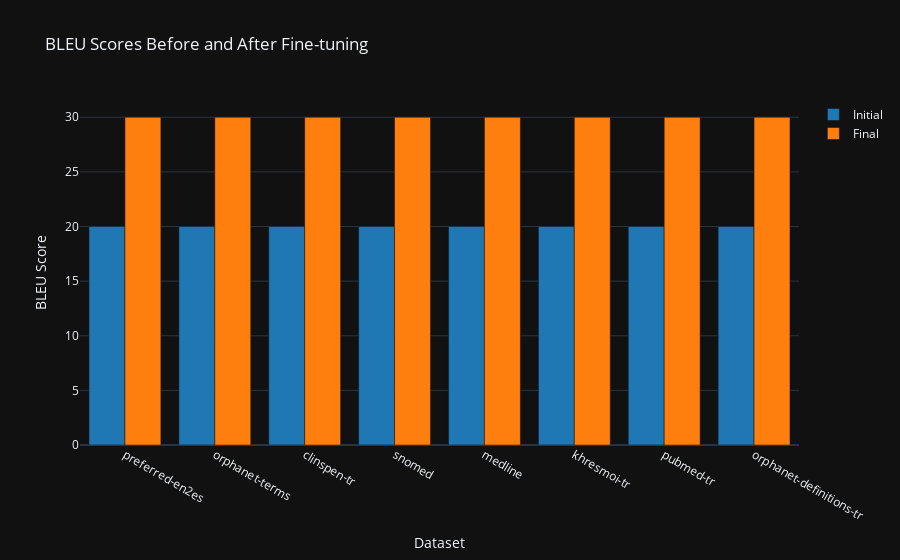

Here is the notebook cell this chart was saved with:
### Markdown cell above
### Ordered by target length

### Code cell
length_datasets = ["preferred-en2es", "orphanet-terms", "clinspen-tr", "snomed", "medline", "khresmoi-tr", "pubmed-tr", "orphanet-definitions-tr"]
length_initial = [20, 20, 20, 20, 20, 20, 20, 20]
length_final = [30, 30, 30, 30, 30, 30, 30, 30]
plot_curriculum_results(length_datasets, length_initial, length_final)

### Figure 1 — Plotly figure (JSON) as saved in the notebook; plotly's stock layout.template omitted (floating-point values rounded to 4 significant figures)
{"data": [{"marker": {"color": "rgb(31, 119, 180)"}, "name": "Initial", "x": ["preferred-en2es", "orphanet-terms", "clinspen-tr", "snomed", "medline", "khresmoi-tr", "pubmed-tr", "orphanet-definitions-tr"], "y": [20, 20, 20, 20, 20, 20, 20, 20], "type": "bar"}, {"marker": {"color": "rgb(255, 127, 14)"}, "name": "Final", "x": ["preferred-en2es", "orphanet-terms", "clinspen-tr", "snomed", "medline", "khresmoi-tr", "pubmed-tr", "orphanet-definitions-tr"], "y": [30, 30, 30, 30, 30, 30, 30, 30], "type": "bar"}], "layout": {"barmode": "group", "title": {"text": "BLEU Scores Before and After Fine-tuning"}, "xaxis": {"title": {"text": "Dataset"}}, "yaxis": {"title": {"text": "BLEU Score"}}}}
